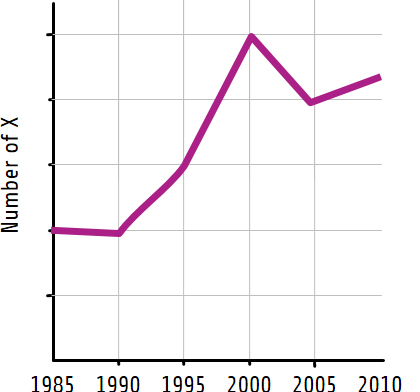
#> input picture line-graph-overview-two.jpg, 420 x 392 px
$ python main.py   (Python 2 division)
#> lines starting #> are read from the running program, lines starting #| are printed output that depends on the picture; after the words box and inside, x2 and y2 are one past the last pixel; in counts of white or black regions, pixels touching at a corner belong together
import cv2
import numpy as np
import matplotlib.pyplot as plt

def get_point(event,x,y,flags,param):
    if event == cv2.EVENT_LBUTTONDBLCLK:
        print y,',', x

def connected_component(L, img, new_img):
	result = []
	while(len(L) != 0):
		current_y, current_x = L[0]
		result.append(L[0])
		del L[0]
		for fy in xrange(3):
			for fx in xrange(3):
				p_y = current_y+fy-3/2
				p_x = current_x+fx-3/2
				if((p_x>=0 and p_x < img.shape[1]) and (p_y>=0 and p_y < img.shape[0]) and (img[p_y, p_x] == 1)):
					img[p_y, p_x] = 0
					L.append((p_y, p_x))
					new_img[p_y, p_x] = 1
	return (result, new_img)

def compare(a, b):
	y1, x1 = a
	y2, x2 = b
	return x1 - x2

#drecrease_or_increase_or_neutral -> DIN
#status descrease-> True, increase ->False, neutral -> None
def d_i_n(prev, cur):
	status = None
	if prev[0] - cur[0] < 0:
		status = False
	elif prev[0] - cur[0] > 0:
		status = True
	else:
		status = None
	return status

# [7 lines of commented-out code are left out]

img = cv2.imread("line-graph-overview-two.jpg")
#> img is the input picture: shape (392, 420, 3); mean B, G, R 245.2, 243.1, 245.9

size_y, size_x, size_z = img.shape
#> size_y = 392; size_x = 420; size_z = 3
temp = {'x':	28.416666666666664, 'y': 59.5}

L = []
L.append((int(round(temp['y'] * size_y/100)), int(round(temp['x'] * size_x/100))))
print L
#| [(233, 119)]
origin = (363 , 56)
X_end = (363 , 384)
Y_end = (35 , 56)
X = (1985, 25)
Y = (0, 5)


# [7 lines of commented-out code are left out]


grayImg = cv2.cvtColor(img, cv2.COLOR_RGB2GRAY)
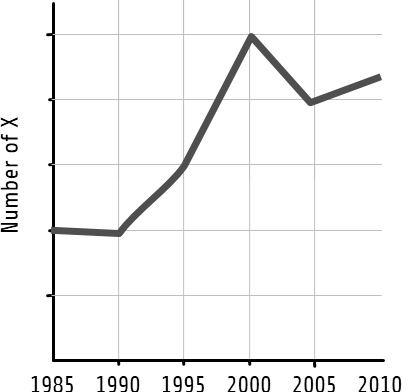
#> grayImg: shape (392, 420); min 0, max 255, mean 244
bin_image = np.zeros(grayImg.shape)


# [7 lines of commented-out code are left out]
actual_color = grayImg[L[0]]
#> actual_color = 79
bin_image[(grayImg <= actual_color+20) * (grayImg >= actual_color-20)] = 1

new_img = np.zeros(grayImg.shape)

result, new_img = connected_component(L, bin_image, new_img)
#> after the loop in connected_component, `while(len(L) != 0):`:
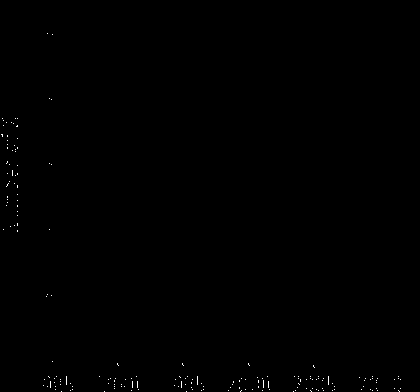
#> img: shape (392, 420) float64; values 0 (black) and 1 (white), 0.18% white in thin lines or dots, all inside (x1, y1, x2, y2) = (1, 33, 401, 392)
#> after the loop in connected_component, `while(len(L) != 0):`:
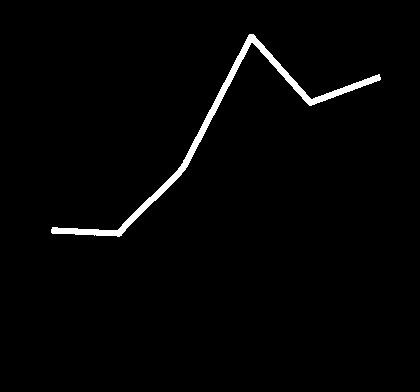
#> new_img: shape (392, 420) float64; values 0 (black) and 1 (white), 1.8% white; 1 white region, box (x1, y1, x2, y2) and area: (51, 34, 381, 237) 2962

# cv2.imshow('temp', new_img)
# cv2.waitKey(0)

#> (the run stopped early here; a loop or call above may not have finished)

$ run again, with line_example1.jpg copied over line-graph-overview-two.jpg
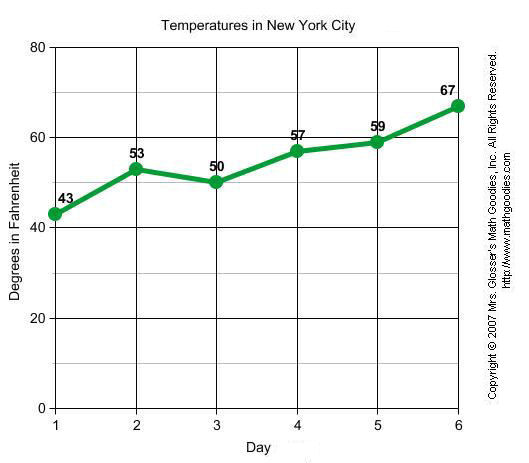
#> input picture line_example1.jpg, 529 x 463 px
#> img is the input picture: shape (463, 529, 3); mean B, G, R 244.2, 245.3, 243.7
#| [(275, 150)]
#> actual_color = 251
#> after the loop in connected_component, `while(len(L) != 0):`:
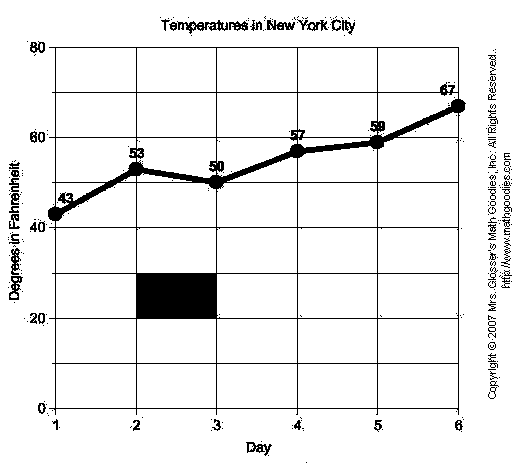
#> img: shape (463, 529) float64; values 0 (black) and 1 (white), 93.1% white; 286 black regions (224 under 20 px), largest, box (x1, y1, x2, y2) and area: (48, 47, 466, 415) 12938, (177, 20, 228, 34) 294, (267, 20, 295, 30) 168
#> after the loop in connected_component, `while(len(L) != 0):`:
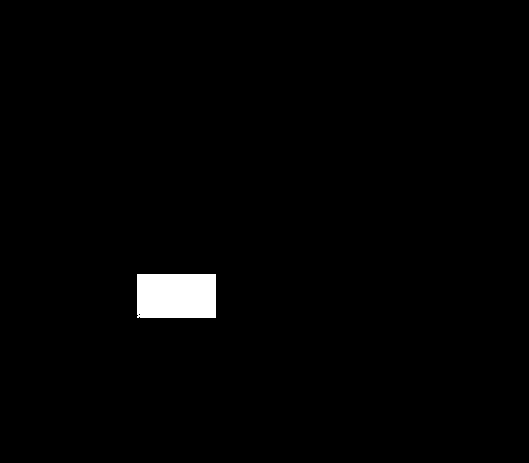
#> new_img: shape (463, 529) float64; values 0 (black) and 1 (white), 1.4% white; 1 white region, box (x1, y1, x2, y2) and area: (137, 274, 216, 318) 3473

$ run again, with temp.png saved as line-graph-overview-two.jpg
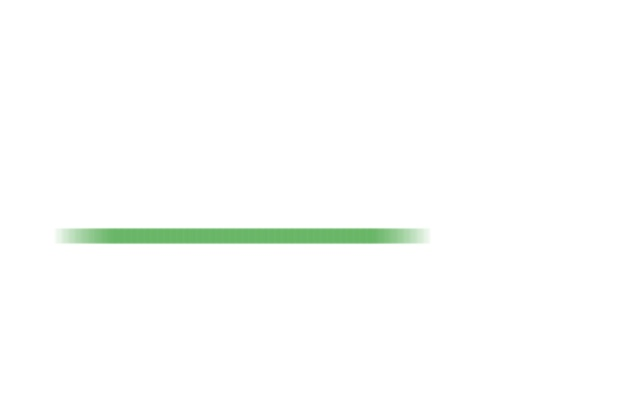
#> input picture temp.png, 640 x 400 px
#> img is the input picture: shape (400, 640, 3); mean B, G, R 252.1, 253.6, 252.1
#| [(238, 182)]
#> actual_color = 150
#> after the loop in connected_component, `while(len(L) != 0):`:
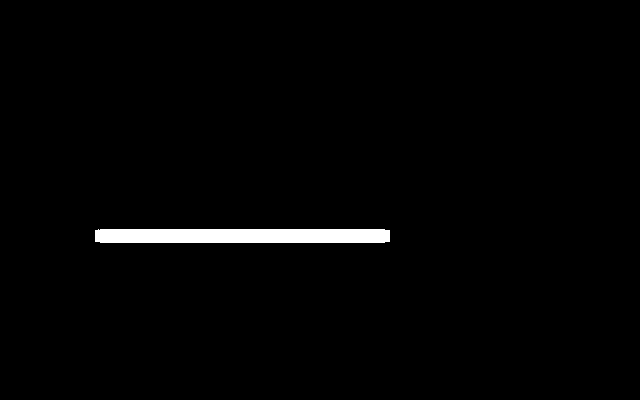
#> new_img: shape (400, 640) float64; values 0 (black) and 1 (white), 1.6% white; 1 white region, box (x1, y1, x2, y2) and area: (95, 229, 390, 243) 4111
